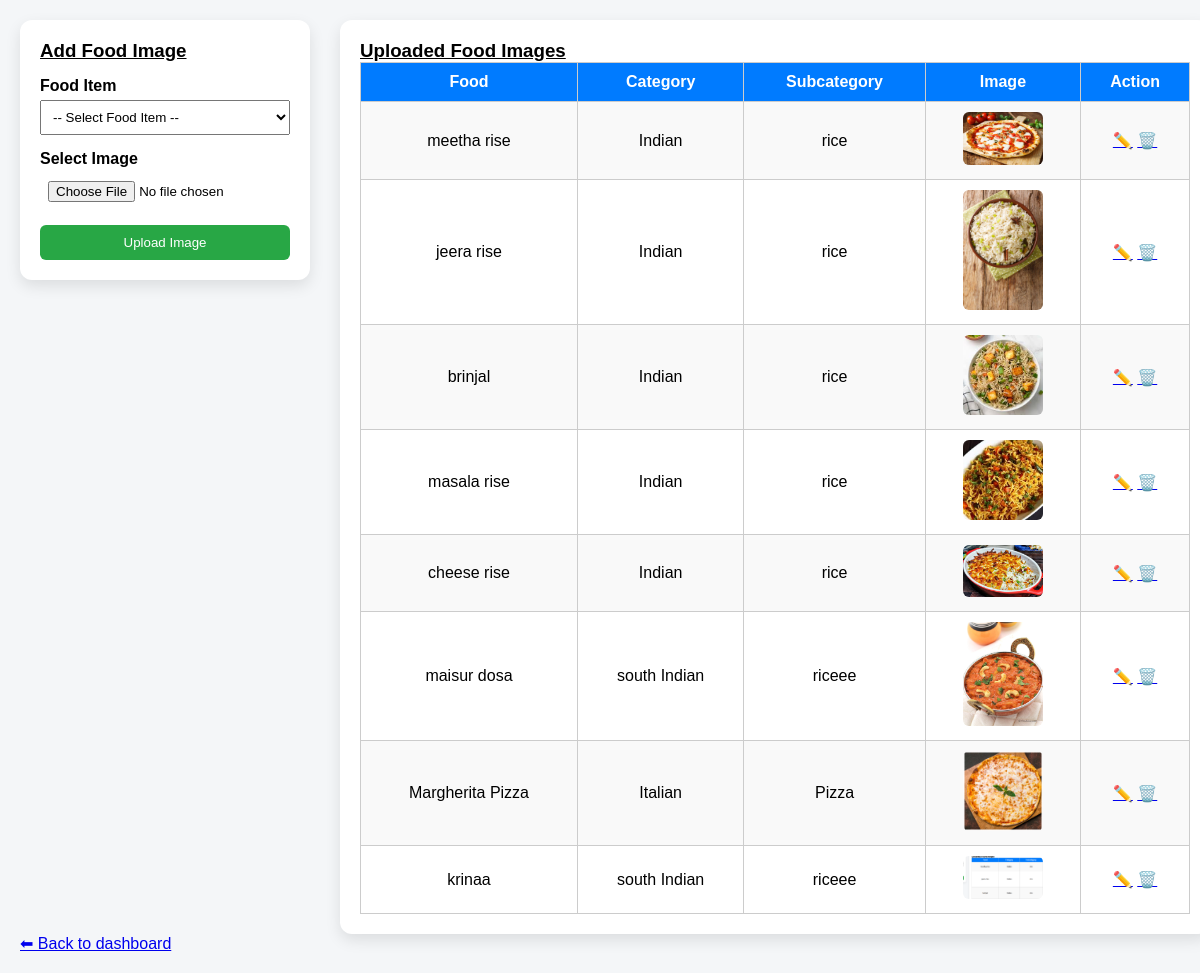
/dashboard/add_foodimage/, run on an earlier commit of the app's database.
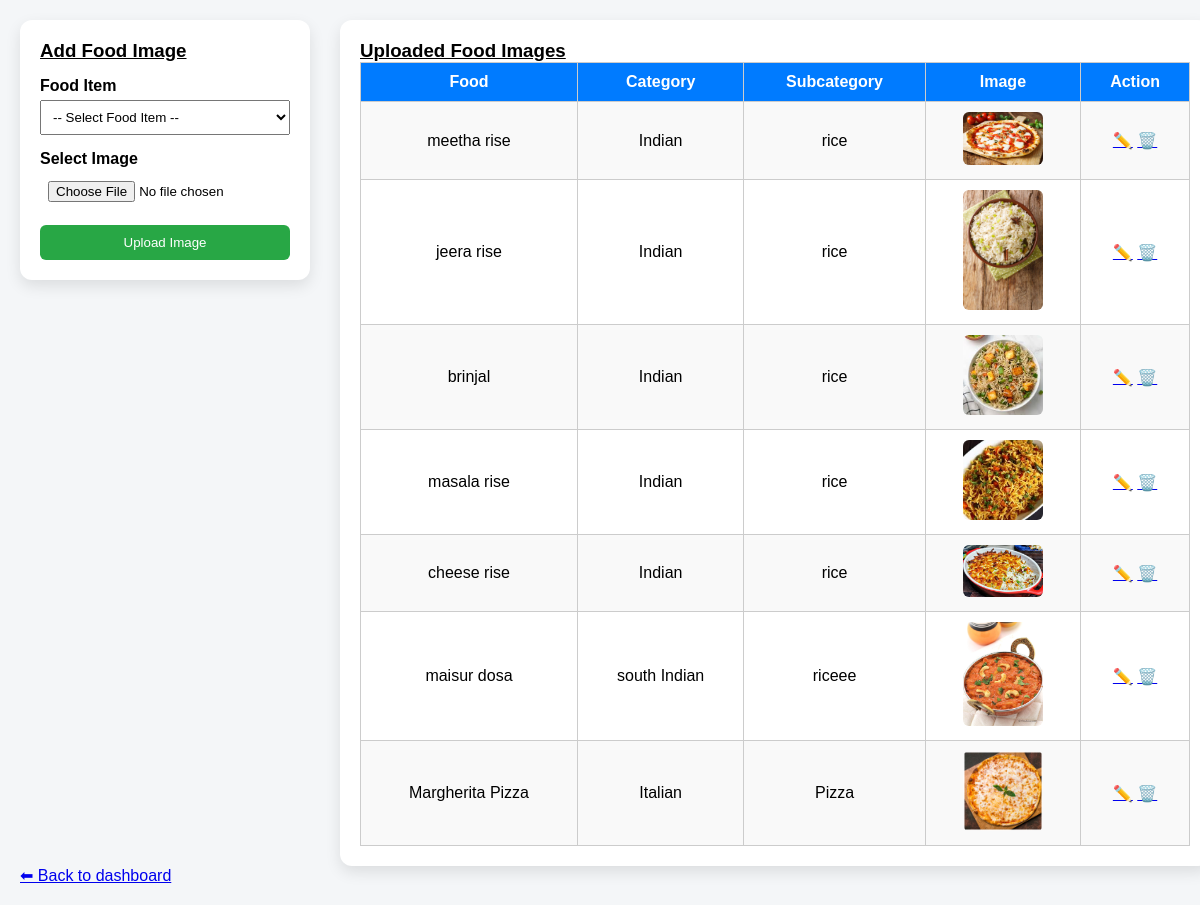
And on a later commit of the database.
### adminpanel/models.py (models this page shows, shortened)
class FoodItemImage(models.Model):
    img_url = models.ImageField(upload_to='food/')
    uploaded_date = models.DateTimeField(auto_now_add=True)
    food_item = models.ForeignKey(
        FoodItem,
        on_delete=models.CASCADE,
        related_name='images'   # 🔥 VERY IMPORTANT
    )

class FoodItem(models.Model):
    name = models.CharField(max_length=100)
    price = models.FloatField()
    is_available = models.BooleanField(default=True)
    calories = models.IntegerField()
    sub_cat = models.ForeignKey(FoodItemSubCategory, on_delete=models.CASCADE)

class FoodItemSubCategory(models.Model):
    subcategory_name = models.CharField(max_length=100)
    food_item_cat = models.ForeignKey(FoodItemCategory, on_delete=models.CASCADE)

class FoodItemCategory(models.Model):
    category_name = models.CharField(max_length=100)

### adminpanel/views.py (the view, shortened to what this page needs)
# urls.py: path('add_foodimage/', views.add_foodimage, name='add_foodimage'),
def add_foodimage(request):
    images = FoodItemImage.objects.select_related(
        'food_item',
        'food_item__sub_cat',
        'food_item__sub_cat__food_item_cat'
    )
    food_items = FoodItem.objects.all()
    return render(request, 'add/add_foodimage.html', {
        'food_items': food_items,
        'images': images
    })

### templates/add/add_foodimage.html (shortened to what this page needs)
{% load static %}
<!DOCTYPE html>
<html>
<head>
    <link rel="stylesheet" href="{% static 'adminpanel/css/foodimage.css' %}">
</head>
<body>
<div class="container">
    <div class="left">
        <u><h3>Add Food Image</h3></u>
        <form method="post" enctype="multipart/form-data">
            <label>Food Item</label>
            <select name="food_item" required>
                <option value="">-- Select Food Item --</option>
            </select>
            <label>Select Image</label>
            <input type="file" name="img_url" required>
            <button type="submit">Upload Image</button>
        </form>
    </div>
    <div class="right">
        <u><h3>Uploaded Food Images</h3></u>
        <table>
            <tr>
                <th>Food</th>
                <th>Category</th>
                <th>Subcategory</th>
                <th>Image</th>
                <th>Action</th>
            </tr>
            {% for img in images %}
            <tr>
                <td>{{ img.food_item.name }}</td>
                <td>{{ img.food_item.sub_cat.food_item_cat.category_name }}</td>
                <td>{{ img.food_item.sub_cat.subcategory_name }}</td>
                <td>
                    <img src="{{ img.img_url.url }}" width="80">
                </td>
                <td>
                  <a href="{% url 'update_foodimage' img.id %}">✏️</a>
    <a href="{% url 'delete_foodimage_item' img.id %}"
       onclick="return confirm('Delete this image?')">🗑️</a>
                </td>
            </tr>
            {% empty %}
            <tr>
                <td colspan="5">No images uploaded</td>
            </tr>
            {% endfor %}
        </table>
    </div>
</div>
<a href="{% url 'dashboard' %}">⬅ Back to dashboard</a>
</body>
</html>

What changed in the data, as far as the page shows it:
removed FoodItemImage: food_item.name "krinaa", food_item.sub_cat.food_item_cat.category_name "south Indian", food_item.sub_cat.subcategory_name "riceee", img_url (picture)
